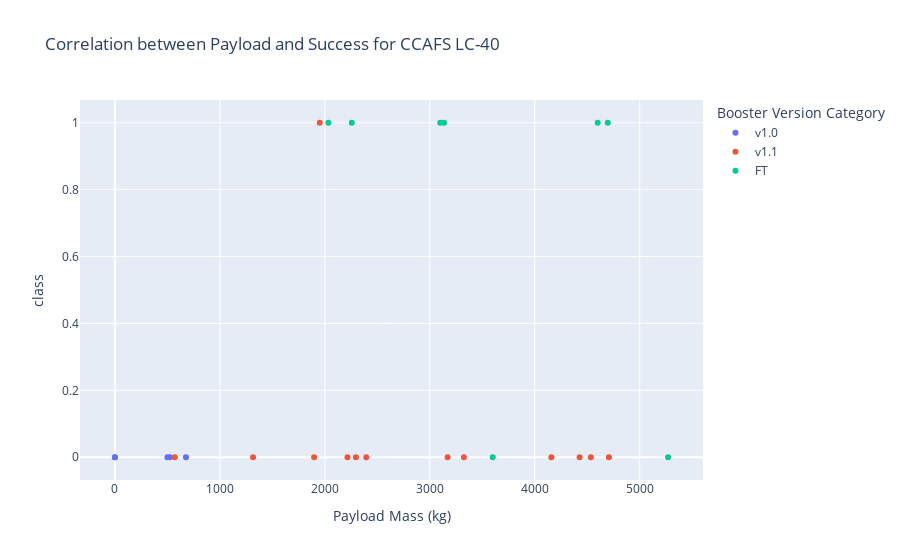

Write notebook code for a chart like this one.
### Code cell
get_scatter_chart('CCAFS LC-40')

### Figure 1 — Plotly figure (JSON) as saved in the notebook; plotly's stock layout.template omitted (floating-point values rounded to 4 significant figures)
{"data": [{"hovertemplate": "Booster Version Category=v1.0<br>Payload Mass (kg)=%{x}<br>class=%{y}<extra></extra>", "legendgroup": "v1.0", "marker": {"color": "#636efa", "symbol": "circle"}, "mode": "markers", "name": "v1.0", "orientation": "v", "showlegend": true, "x": [0, 0, 525, 500, 677], "xaxis": "x", "y": [0, 0, 0, 0, 0], "yaxis": "y", "type": "scatter"}, {"hovertemplate": "Booster Version Category=v1.1<br>Payload Mass (kg)=%{x}<br>class=%{y}<extra></extra>", "legendgroup": "v1.1", "marker": {"color": "#EF553B", "symbol": "circle"}, "mode": "markers", "name": "v1.1", "orientation": "v", "showlegend": true, "x": [3170, 3325, 2296, 1316, 4535, 4428, 2216, 2395, 570, 4159, 1898, 4707, 1952], "xaxis": "x", "y": [0, 0, 0, 0, 0, 0, 0, 0, 0, 0, 0, 0, 1], "yaxis": "y", "type": "scatter"}, {"hovertemplate": "Booster Version Category=FT<br>Payload Mass (kg)=%{x}<br>class=%{y}<extra></extra>", "legendgroup": "FT", "marker": {"color": "#00cc96", "symbol": "circle"}, "mode": "markers", "name": "FT", "orientation": "v", "showlegend": true, "x": [2034, 5271, 3136, 4696, 3100, 3600, 2257, 4600], "xaxis": "x", "y": [1, 0, 1, 1, 1, 0, 1, 1], "yaxis": "y", "type": "scatter"}], "layout": {"xaxis": {"anchor": "y", "domain": [0, 1], "title": {"text": "Payload Mass (kg)"}, "type": "linear", "range": [-318.1, 5589.0], "autorange": true}, "yaxis": {"anchor": "x", "domain": [0, 1], "title": {"text": "class"}, "type": "linear", "range": [-0.08252, 1.083], "autorange": true}, "legend": {"title": {"text": "Booster Version Category"}, "tracegroupgap": 0}, "title": {"text": "Correlation between Payload and Success for CCAFS LC-40"}, "autosize": true}}
